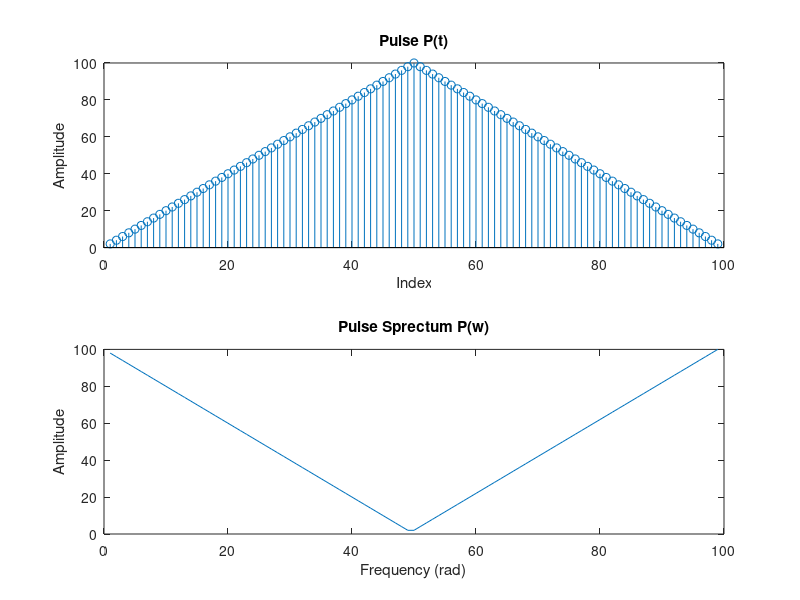
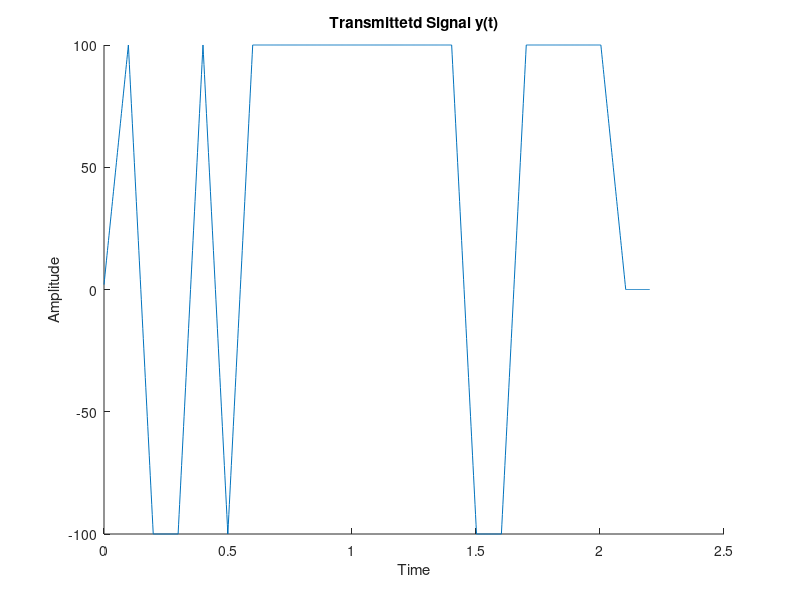

The MATLAB source for these figures, in order:
%% Signals and Systems Matlab Homework #6
%% Introduction
% * Author:                   Will Burgess, 
% * Class:                    ESE 351
% * Date:                     Created 3/25/2024, Last Edited 2/2/2024
%% Housekeeping
close all
clear
clc
%% Part  1: Create Binary PAM System
%% Generate Input Signal and Add Noise Factor
Tp = 0.1; % Half pulse width
sample_period = Tp/50; % dt, pulse and recieve sample period
sample_freq = 1/sample_period; % Frequency of pulse and recieve signal 

bit_rate = 1/(Tp); %Fb, frequency of bits sent out
bit_period = 1/bit_rate; % Ts, Time between bits sent out

rect = ones(1,50);
pulse = 2 * conv(rect, rect);
pulse_fft = fftshift(pulse);

%figure, hold on
% subplot(3,1,1),stem(x);
% subplot(3,1,2),plot(n);
% subplot(3,1,3),plot(r); 
%stem(pulse);
%plot(mag2db(abs(pulse_fft)));
%hold off

N = 20;

maxTime = N * bit_period;

xn = 2 * ((rand(1, N) > 0.5) - 0.5);
a = 0;
imp_train = zeros(1,N * bit_period * sample_freq);
for k = 1:length(imp_train)
    if mod(k - 1, sample_freq * bit_period) == 0
    a = a + 1;
    imp_train(k) = xn(a);
    else
    imp_train(k) = 0;    
    end
end

sampleTimes = 0:sample_period:(N*bit_period)-sample_period;

y = conv(imp_train,pulse);
% figure, subplot (2,1,1),plot(y)
% subplot(2,1,2),stem(xn)

sigma = 10;
noise = sigma * randn(1,length(y));
r = y + (noise * sigma);

%figure,plot(r)
%% Part f:  Create various outputs

% i, p(t), p(w)
figure, hold on
subplot(2,1,1);
stem(pulse)
ylabel('Amplitude')
xlabel('Index')
title('Pulse P(t)')

subplot(2,1,2)
plot(pulse_fft)
ylabel('Amplitude')
xlabel('Frequency (rad)')
title('Pulse Sprectum P(w)')
hold off

times = linspace(0, maxTime + 2 * Tp, length(y));

% ii, y(t)
figure, hold on
plot(times,y)
ylabel('Amplitude')
xlabel('Time')
title('Transmittetd Signal y(t)')
hold off
% iii, r(t)

%% Part 2: Performance Test
